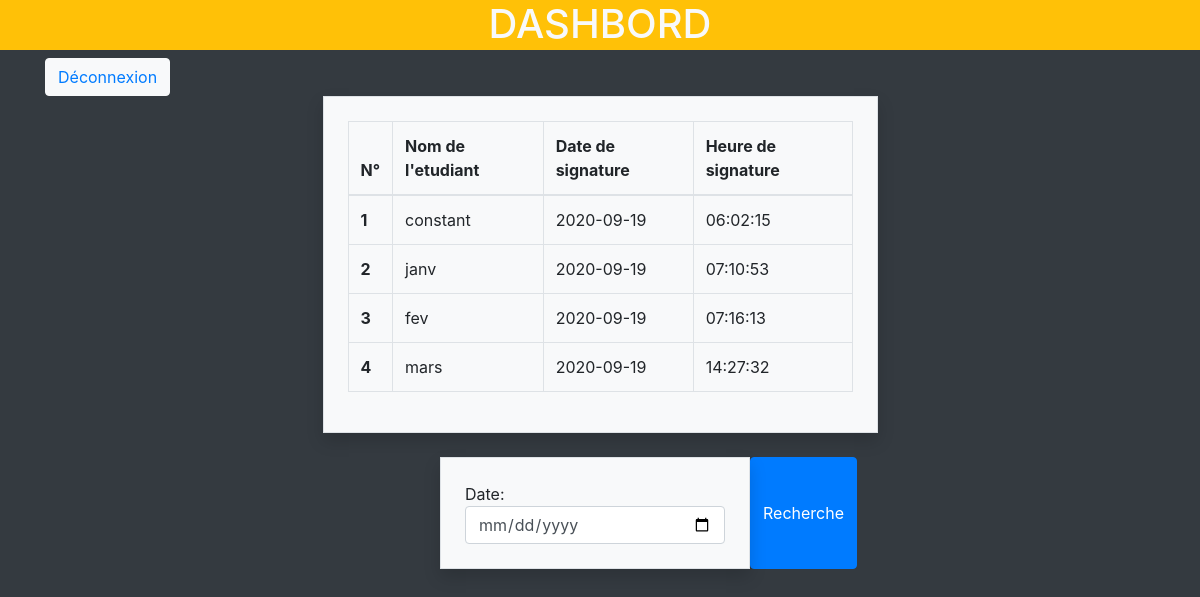
Page /attendance2/dashboard.php on the committed database.
### tables this page shows
CREATE TABLE `presence` (
  `id` int(11) NOT NULL,
  `iduser` int(11) NOT NULL,
  `datesign` date NOT NULL DEFAULT current_timestamp(),
  `timesign` time NOT NULL DEFAULT current_timestamp()
);

CREATE TABLE `etudiant` (
  `iduser` int(11) NOT NULL,
  `nom` varchar(50) NOT NULL,
  `email` varchar(50) NOT NULL,
  `mdp` varchar(50) NOT NULL,
  `tel` varchar(20) NOT NULL,
  `gender` varchar(2) NOT NULL,
  `name_profil` varchar(50) NOT NULL
);

### attendance2/dashboard.php (the view)
<?php include("inc/header.php") ?>
<?php include("bd.php")?>
<div class="text-primary col bg-warning text-light pt-auto pb-auto h1" style="height: 50px; text-align: center;" >
	DASHBORD
</div>
     <?php $sql="SELECT etudiant.nom, presence.datesign, presence.timesign FROM etudiant, presence WHERE etudiant.iduser = presence.iduser";
    $query=$conn->query($sql);
    $result=$query->fetchAll();
    $count = 1;
  ?>
<div class="container">
<button type="submit" class=" log btn btn-light" id="mysubmit" name="send" value="send"><a href="logout.php"> Déconnexion </a></button>
<br>
    <div class="table-responsive table-bordered col-md-6 offset-3 shadow p-4 bg-light">
            <table class="table movie-table">
                  <thead>
                  <tr class= "movie-table-head">
                      <th>N°</th>
                      <th>Nom de l'etudiant</th>
                      <th>Date de signature</th>
                      <th>Heure de signature</th>
                  </tr>
              </thead>
              <tbody>
               <?php foreach ($result as $row): ?>
                <tr>
                    <th><?=$count++?></th>
                    <td><?= $row['nom']?></td>
                <td><?= $row['datesign']?></td>
                <td><?= $row['timesign']?></td>
                </tr>
            <?php endforeach ?>
              </tbody>
            </table>
            </div>
</div>
<br>
<?php include("search.php")?>
<br><br><br>
    <?php include("inc/footer.php") ?>

### attendance2/inc/header.php (shortened to what this page needs)
<!DOCTYPE html>
<html lang="fr">
<head>
    <link rel="stylesheet" type="text/css" href="css/styles.css">
    <link rel="stylesheet" href="https://stackpath.bootstrapcdn.com/bootstrap/4.5.0/css/bootstrap.min.css">
 <link rel="stylesheet" type="text/css" href="css/styles.css">
</head>
<body class="bg-dark">

### attendance2/search.php (shortened to what this page needs)
<?php include("inc/header.php") ?>
<section style=" padding-left:300px;" >
         <form action="trait_search.php" method="POST" id="form-search">
         	<div class="row">
		<div class="table-responsive table-bordered col-md-4 offset-2 shadow p-4 bg-light">
            Date: <input type="date" name="date_search" id="date_search" class="form-control">
				</div>
				<button type="submit" class=" btn btn-primary" id="mysubmit"  name="search" value="search">Recherche </button>
				</div>
				</form>
</section>
<?php include("inc/footer.php") ?>

### attendance2/inc/footer.php (shortened to what this page needs)
</body>
</html>

### rows in the picture
presence: iduser.nom "constant", datesign "2020-09-19", timesign "06:02:15"
presence: iduser.nom "janv", datesign "2020-09-19", timesign "07:10:53"
presence: iduser.nom "fev", datesign "2020-09-19", timesign "07:16:13"
presence: iduser.nom "mars", datesign "2020-09-19", timesign "14:27:32"
